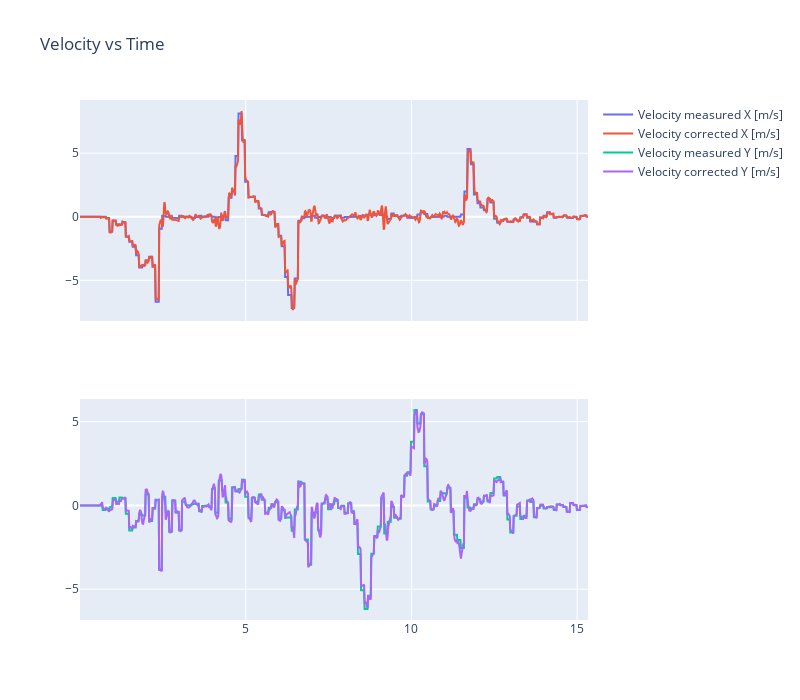

The notebook cell this image was saved under:
### Code cell
fig = make_subplots(rows=2, cols=1, shared_xaxes=True)

fig.add_trace(go.Scatter(x=times, y=velocities[:,0], mode='lines', name='Velocity measured X [m/s]'), row=1, col=1)
fig.add_trace(go.Scatter(x=times, y=velocities[:,0] + np.deg2rad(angular_velocity[:,1])*1 , mode='lines', name='Velocity corrected X [m/s]'), row=1, col=1)
# fig.add_trace(go.Scatter(x=times, y=est_velocities[:,0], mode='lines', name='Velocity IMU X [m/s]'), row=1, col=1)

fig.add_trace(go.Scatter(x=times, y=velocities[:,1], mode='lines', name='Velocity measured Y [m/s]'), row=2, col=1)
fig.add_trace(go.Scatter(x=times, y=velocities[:,1] - np.deg2rad(angular_velocity[:,0])*1, mode='lines', name='Velocity corrected Y [m/s]'), row=2, col=1)
# fig.add_trace(go.Scatter(x=times, y=est_velocities[:,1], mode='lines', name='Velocity IMU Y [m/s]'), row=2, col=1)

fig.update_layout(title='Velocity vs Time', width=800, height=700)

### Figure 1 — Plotly figure (JSON) as saved in the notebook; plotly's stock layout.template omitted (floating-point values rounded to 4 significant figures; data arrays with more than 128 entries replaced by an {"elided": "..."} marker saying what was removed)
{"data": [{"mode": "lines", "name": "Velocity measured X [m/s]", "type": "scatter", "x": {"elided": "1000 float values"}, "xaxis": "x", "y": {"elided": "1000 float values"}, "yaxis": "y"}, {"mode": "lines", "name": "Velocity corrected X [m/s]", "type": "scatter", "x": {"elided": "1000 float values"}, "xaxis": "x", "y": {"elided": "1000 float values"}, "yaxis": "y"}, {"mode": "lines", "name": "Velocity measured Y [m/s]", "type": "scatter", "x": {"elided": "1000 float values"}, "xaxis": "x2", "y": {"elided": "1000 float values"}, "yaxis": "y2"}, {"mode": "lines", "name": "Velocity corrected Y [m/s]", "type": "scatter", "x": {"elided": "1000 float values"}, "xaxis": "x2", "y": {"elided": "1000 float values"}, "yaxis": "y2"}], "layout": {"height": 700, "title": {"text": "Velocity vs Time"}, "width": 800, "xaxis": {"anchor": "y", "domain": [0, 1], "matches": "x2", "showticklabels": false}, "xaxis2": {"anchor": "y2", "domain": [0, 1]}, "yaxis": {"anchor": "x", "domain": [0.575, 1]}, "yaxis2": {"anchor": "x2", "domain": [0, 0.425]}}}
